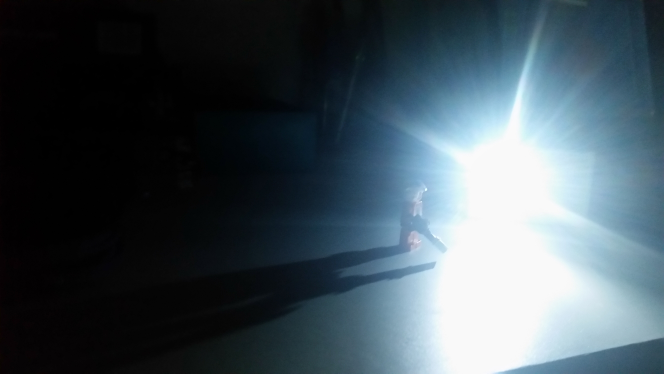
//> input picture pdi/9.Homomorfico/lego2.jpg, 1328 x 747 px (shown at 1/2 size)
$ ./homomorfico lego2.jpg   (built with g++ and OpenCV 4)
//> lines starting //> are read from the running program, lines starting //| are printed output that depends on the picture
#include <iostream>
#include <opencv2/opencv.hpp>
#include <opencv2/imgproc/imgproc.hpp>

using namespace cv;
using namespace std;

void deslocaDFT(Mat& image ){
  Mat tmp, A, B, C, D;
  image = image(Rect(0, 0, image.cols & -2, image.rows & -2));
  int cx = image.cols/2;
  int cy = image.rows/2;
  A = image(Rect(0, 0, cx, cy));
  B = image(Rect(cx, 0, cx, cy));
  C = image(Rect(0, cy, cx, cy));
  D = image(Rect(cx, cy, cx, cy));
  A.copyTo(tmp);  D.copyTo(A);  tmp.copyTo(D);
  C.copyTo(tmp);  B.copyTo(C);  tmp.copyTo(B);
}

int gammaL_slider = 2, gammaH_slider = 20, sharpC_slider = 1, cutoff_slider = 5;
const int gammaL_max = 10, gammaH_max = 50, sharpC_max = 100, cutoff_max = 200;
int gammaL, gammaH, sharpC, cutoff;
Mat im, imFiltered,padded;
int dft_M, dft_N;

Mat homomorphicFilter(double gl, double gh, double c, double d0){
  Mat filter = Mat(padded.size(), CV_32FC2, Scalar(0));
  Mat tmp = Mat(dft_M, dft_N, CV_32F);

  for(int i=0; i<dft_M; i++){
    for(int j=0; j<dft_N; j++){
      tmp.at<float> (i,j) = (gh - gl)*(1 - exp(-c*(( (i-dft_M/2)*(i-dft_M/2) + (j-dft_N/2)*(j-dft_N/2) ) / (d0*d0) ))) + gl;
    }
  }

  Mat comps[]= {tmp,tmp};
  imshow("Filter", tmp);
  merge(comps, 2, filter);
 // normalize(filter,filter,0,1,CV_MINMAX);
  return filter;
}

void applyFilter(void){
  vector<Mat> planos; planos.clear();
  Mat zeros = Mat_<float>::zeros(padded.size());
  Mat realInput = Mat_<float>(padded);
  Mat complex;
  realInput += Scalar::all(1);
  log(realInput,realInput);
  //normalize(realInput, realInput, 0, 1, CV_MINMAX);
  //imshow("logimage",realInput);
  planos.push_back(realInput);
  planos.push_back(zeros);
  merge(planos, complex);

  dft(complex, complex);
  deslocaDFT(complex);
  resize(complex,complex,padded.size());
  normalize(complex,complex,0,1,CV_MINMAX);

  Mat filter = homomorphicFilter(gammaL,gammaH,sharpC,cutoff);

  mulSpectrums(complex,filter,complex,0);
  deslocaDFT(complex);
  idft(complex, complex);
  //normalize(complex, complex, 0, 1, CV_MINMAX);

  planos.clear();
  split(complex, planos);
  exp(planos[0],planos[0]);
  //planos[0] -= Scalar::all(1);
  normalize(planos[0], planos[0], 0, 1, CV_MINMAX);
  imFiltered = planos[0].clone();
}


void on_trackbar(int, void*){
  gammaL = (double) gammaL_slider/10;
  gammaH = (double) gammaH_slider/10;
  sharpC = (double) sharpC_slider;
  cutoff = (double) cutoff_slider;
  applyFilter();
  imshow("Homomorphic",imFiltered);
}


int main(int argc, char* argv[]){
  im = imread(argv[1],CV_LOAD_IMAGE_GRAYSCALE);
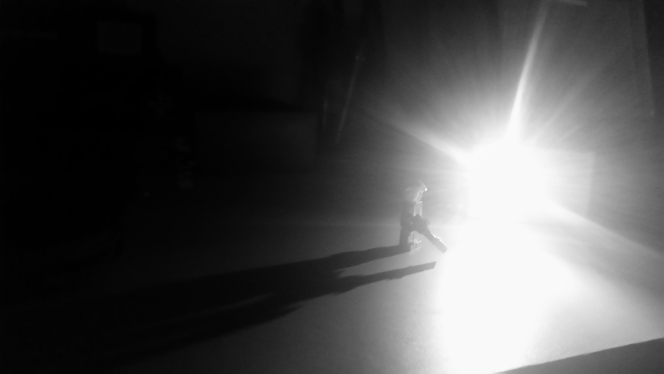
//> im: 747 rows x 1328 cols, CV_8UC1 (shown at 1/2 size); min 0, max 251, mean 77.2
  namedWindow("Homomorphic", WINDOW_NORMAL);
  namedWindow("original",WINDOW_NORMAL);
  namedWindow("Filter",WINDOW_NORMAL);
  imshow("original",im);
  if(!im.data){
    cout<<"Nao abriu a imagem!\n";
    return -1;
  }

  dft_M = getOptimalDFTSize(im.rows);
//> dft_M = 750
  dft_N = getOptimalDFTSize(im.cols);
//> dft_N = 1350
  copyMakeBorder(im, padded, 0, dft_M - im.rows, 0, dft_N - im.cols, BORDER_CONSTANT, Scalar::all(0));
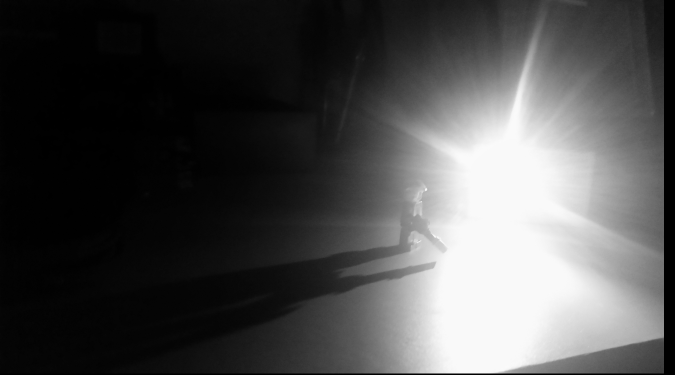
//> padded: 750 rows x 1350 cols, CV_8UC1 (shown at 1/2 size); min 0, max 251, mean 75.6
  imFiltered = padded.clone();
  cout<<"original: "<<im.rows<<'x'<<im.cols<<endl;
//| original: 747x1328
  cout<<"padded: "<<padded.rows<<'x'<<padded.cols<<endl;
//| padded: 750x1350

  char TrackbarName[50];

  sprintf( TrackbarName, "Gamma L x %d", gammaL_max );
  createTrackbar( TrackbarName, "Homomorphic", &gammaL_slider, gammaL_max, on_trackbar);

  sprintf( TrackbarName, "Gamma H x %d", gammaH_max );
  createTrackbar( TrackbarName, "Homomorphic", &gammaH_slider, gammaH_max, on_trackbar);

  sprintf( TrackbarName, "C x %d", sharpC_max );
  createTrackbar( TrackbarName, "Homomorphic", &sharpC_slider, sharpC_max, on_trackbar);

  sprintf( TrackbarName, "Cutoff Frequency x %d", cutoff_max );
  createTrackbar( TrackbarName, "Homomorphic", &cutoff_slider, cutoff_max, on_trackbar);
  //on_trackbar(0,0);
  waitKey(0);
//> in applyFilter, `planos.push_back(realInput);`:
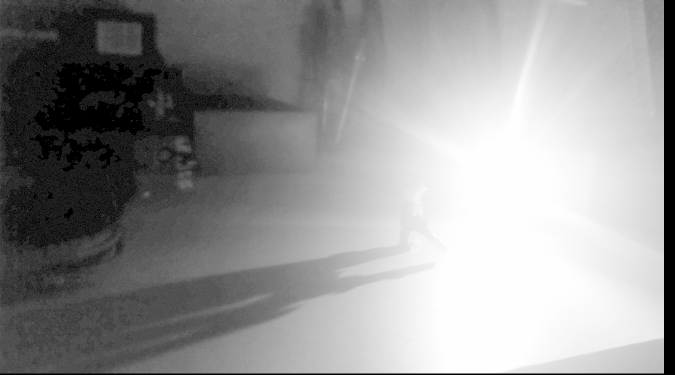
//> planos[0]: 750 rows x 1350 cols, CV_32FC1 (shown at 1/2 size); min 0, max 5.53, mean 3.2; drawn with min black and max white
//> in applyFilter, `planos.push_back(zeros);`: planos[1]: 750 rows x 1350 cols, CV_32FC1; every value is 0
//> in applyFilter, `split(complex, planos);`:
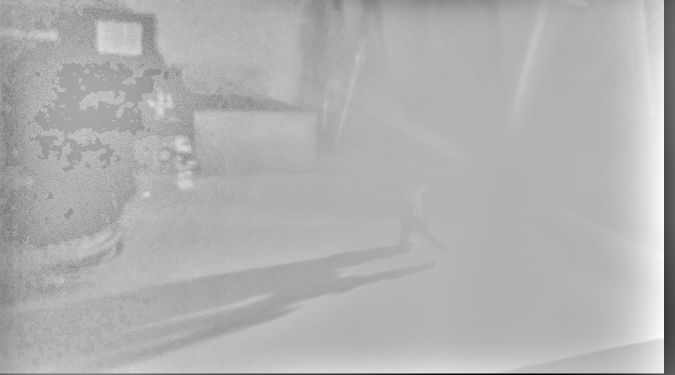
//> planos[0]: 750 rows x 1350 cols, CV_32FC1 (shown at 1/2 size); min -2.13, max 0.936, mean 0; drawn with min black and max white
//> in applyFilter, `normalize(planos[0], planos[0], 0, 1, CV_MINMAX);`:
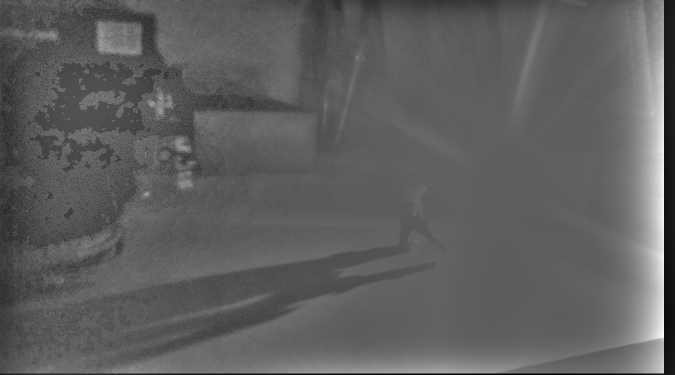
//> planos[0]: 750 rows x 1350 cols, CV_32FC1 (shown at 1/2 size); min 0, max 1, mean 0.373
  return 0;
}

$ run again, on pdi/9.Homomorfico/tun.jpg
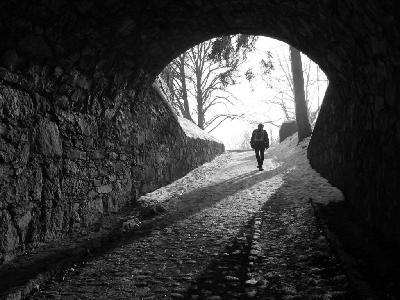
//> input picture pdi/9.Homomorfico/tun.jpg, 400 x 300 px
//> im is the input picture: 300 rows x 400 cols, CV_8UC1; min 0, max 255, mean 56.7
//| original: 300x400
//| padded: 300x400
//> after the loop in homomorphicFilter, `for(int i=0; i<dft_M; i++)`:
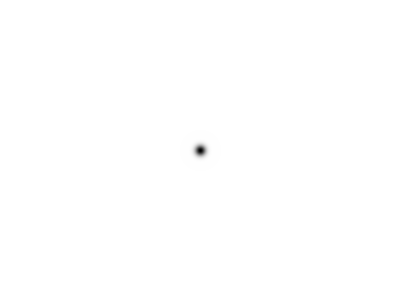
//> tmp: 300 rows x 400 cols, CV_32FC1; min 0, max 2, mean 2; drawn with min black and max white
//> in applyFilter, `normalize(planos[0], planos[0], 0, 1, CV_MINMAX);`:
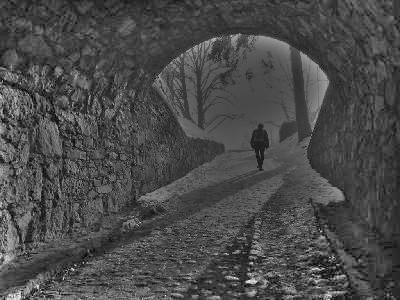
//> planos[0]: 300 rows x 400 cols, CV_32FC1; min 0, max 1, mean 0.292

$ run again, on pdi/9.Homomorfico/Interface.png
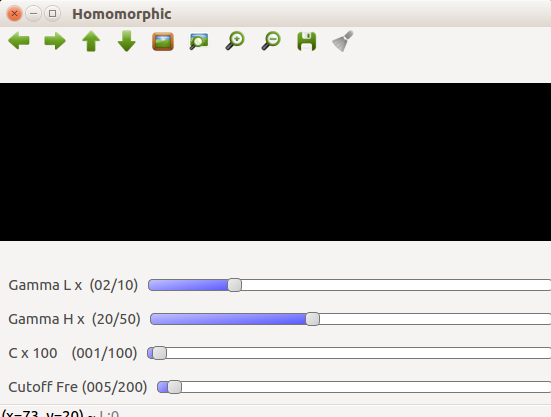
//> input picture pdi/9.Homomorfico/Interface.png, 551 x 417 px
//| original: 417x551
//| padded: 432x576
//> after the loop in homomorphicFilter, `for(int i=0; i<dft_M; i++)`:
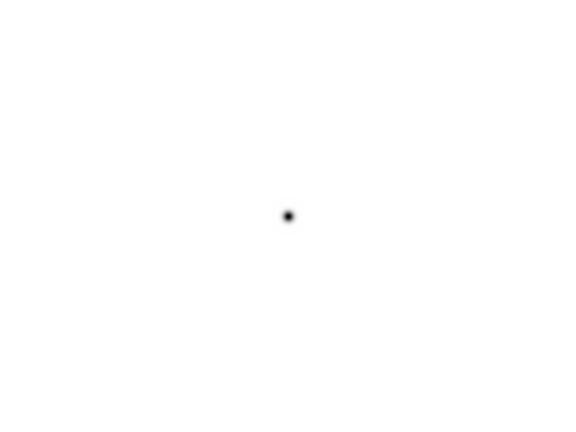
//> tmp: 432 rows x 576 cols, CV_32FC1; min 0, max 2, mean 2; drawn with min black and max white
//> in applyFilter, `normalize(planos[0], planos[0], 0, 1, CV_MINMAX);`:
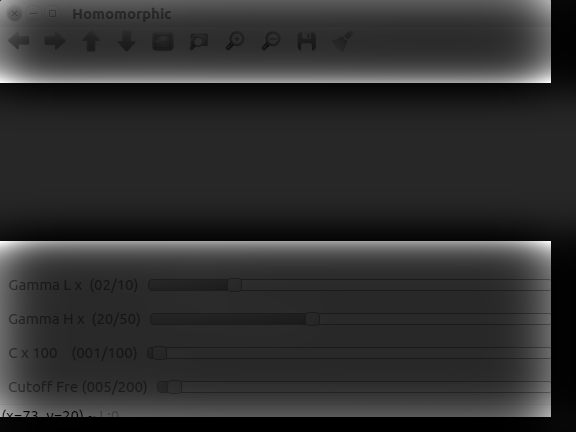
//> planos[0]: 432 rows x 576 cols, CV_32FC1; min 0, max 1, mean 0.187
